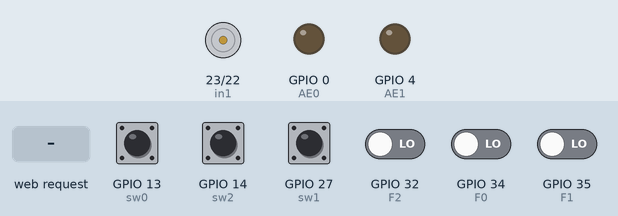
Simulated run of this sketch. Board: ESP32. On the bench: motor-driver pin pairs drawn as motors (green arrow = first pin HIGH = forward, orange = second pin HIGH = backward, longer = more drive), output pins drawn as LEDs (lit = HIGH). The test bench sets the inputs (shaded band); at power-on: GPIO 13 (sw0), GPIO 14 (sw2), GPIO 27 (sw1), GPIO 32 (F2), GPIO 34 (F0), GPIO 35 (F1) LOW. WiFi joins after 1.5 s; servers stay silent unless stated; what the sketch prints to the serial monitor is not drawn.

Above: at 2.7 s.
2.8 s: HTTP request GET /26/on received
At 3.6 s:
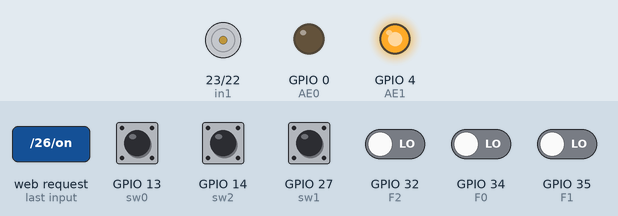
4.3 s: HTTP request GET /25/on received
At 4.7 s:
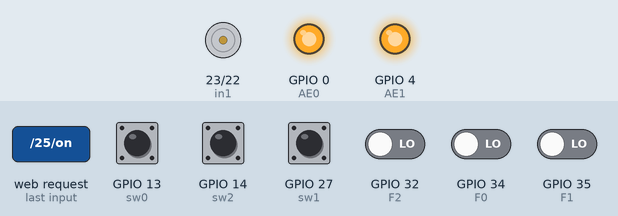
5.8 s: GPIO 27 (sw1) pulled HIGH for 0.15 s
At 5.87 s:
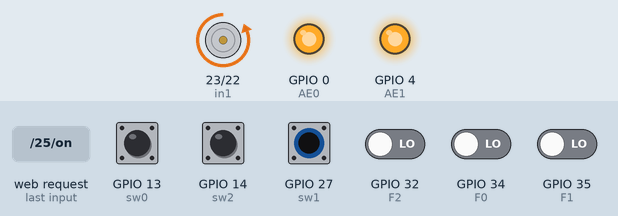
7.4 s: HTTP request GET /26/off received
At 8.3 s:
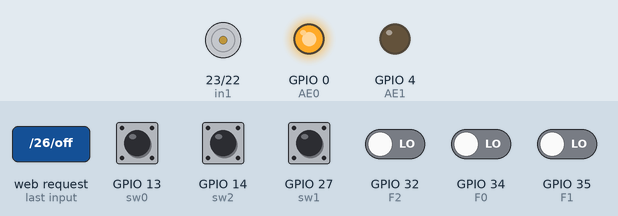
8.9 s: GPIO 13 (sw0) pulled HIGH for 0.15 s
At 8.97 s:
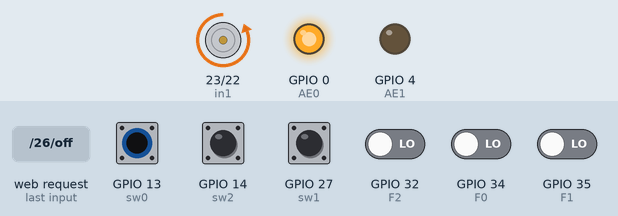
10.5 s: HTTP request GET /27/on received
At 11.9 s:
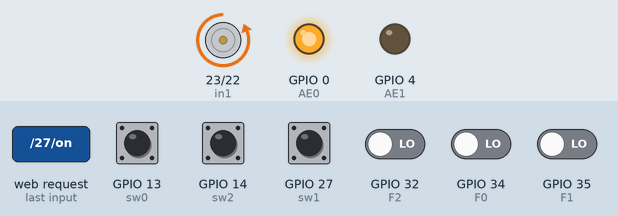
Timing chart, 0 to 13.0 s (numbered marks = the images above; inputs shaded):
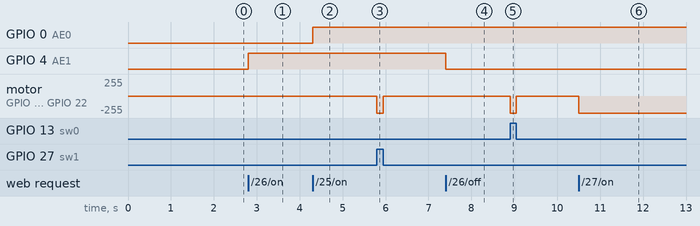

The sketch:

Assenceur-Web.ino
```cpp
// Load Wi-Fi library
#include <WiFi.h>
int in1=23; int in2=22; int in3=19; int in4=21;
int enA=4; int enB=6;
int sw0=13; int sw1=27; int sw2=14;
int F0=34; int F1=35; int F2=32;
int d1=2000;
// Replace with your network credentials
const char* ssid = "jsdjerba";
const char* password = "Hackerspace";
int E0=0; int E1=0;int E2=0;
// Set web server port number to 80
WiFiServer server(80);

// Variable to store the HTTP request
String header;

// Auxiliar variables to store the current output state
String output25State = "off";
String output26State = "off";
String output27State = "off";

// Assign output variables to GPIO pins
const int AE0 = 0;
const int AE1 = 4;
const int AE2 = 22;

// Current time
unsigned long currentTime = millis();
// Previous time
unsigned long previousTime = 0;
// Define timeout time in milliseconds (example: 2000ms = 2s)
const long timeoutTime = 2000;

void setup() {
  Serial.begin(115200);
  // Initialize the output variables as outputs
  pinMode(in1, OUTPUT);
  pinMode(in2, OUTPUT);
  pinMode(sw0, INPUT); pinMode(sw1, INPUT); pinMode(sw2, INPUT);
  pinMode(F0, INPUT); pinMode(F1, INPUT); pinMode(F2, INPUT);
  pinMode(AE0, OUTPUT);
  pinMode(AE1, OUTPUT);
  pinMode(AE2, OUTPUT);
  // Set outputs to LOW
  digitalWrite(AE0, LOW);
  digitalWrite(AE1, LOW);
  digitalWrite(AE2, LOW);

  // Connect to Wi-Fi network with SSID and password
  Serial.print("Connecting to ");
  Serial.println(ssid);
  WiFi.begin(ssid, password);
  while (WiFi.status() != WL_CONNECTED) {
    delay(500);
    Serial.print(".");
  }
  // Print local IP address and start web server
  Serial.println("");
  Serial.println("WiFi connected.");
  Serial.println("IP address: ");
  Serial.println(WiFi.localIP());
  server.begin();
}

void monter() {
digitalWrite(in1, 1);
digitalWrite(in2, 0);
}

void descendre() {
digitalWrite(in1, 0);
digitalWrite(in2, 1);

}

void stop() {
digitalWrite(in1, 0);
digitalWrite(in2, 0);

}

void loop(){

if ((digitalRead(F0)==1)||(E0==1)){
  while (digitalRead(sw0)==1)
   {descendre();  }
}else stop();

if ((digitalRead(F1)==1)||(E1==1)){
  if (digitalRead(sw2)==0){
    while (digitalRead(sw1)==1)
      {descendre();  } } else stop();  }

if ((digitalRead(F1)==1)||(E2==1)){
  if (digitalRead(sw0)==0){
    while (digitalRead(sw1)==1)
      {monter();  } } else stop();  }

if ((digitalRead(F2)==1)||(E2==1)){
  while (digitalRead(sw2)==1)
   {monter();  }
}else stop();
  WiFiClient client = server.available();   // Listen for incoming clients

  if (client) {                             // If a new client connects,
    currentTime = millis();
    previousTime = currentTime;
    Serial.println("New Client.");          // print a message out in the serial port
    String currentLine = "";                // make a String to hold incoming data from the client
    while (client.connected() && currentTime - previousTime <= timeoutTime) {  // loop while the client's connected
      currentTime = millis();
      if (client.available()) {             // if there's bytes to read from the client,
        char c = client.read();             // read a byte, then
        Serial.write(c);                    // print it out the serial monitor
        header += c;
        if (c == '\n') {                    // if the byte is a newline character
          // if the current line is blank, you got two newline characters in a row.
          // that's the end of the client HTTP request, so send a response:
          if (currentLine.length() == 0) {
            // HTTP headers always start with a response code (e.g. HTTP/1.1 200 OK)
            // and a content-type so the client knows what's coming, then a blank line:
            client.println("HTTP/1.1 200 OK");
            client.println("Content-type:text/html");
            client.println("Connection: close");
            client.println();

            // turns the GPIOs on and off
            if (header.indexOf("GET /26/on") >= 0) {
              Serial.println("GPIO AE1 on");
              output26State = "on";
              E1=1;
              digitalWrite(AE1, HIGH);
            } else if (header.indexOf("GET /26/off") >= 0) {
              Serial.println("GPIO 26 off");
              output26State = "off";
              E1=0;
              digitalWrite(AE1, LOW);
            } else if (header.indexOf("GET /27/on") >= 0) {
              Serial.println("GPIO AE2 on");
              output27State = "on";
              E2=1;
              digitalWrite(AE2, HIGH);
            } else if (header.indexOf("GET /27/off") >= 0) {
              Serial.println("GPIO AE2 off");
              output27State = "off";
              E2=0;
              digitalWrite(AE2, LOW);
            } else if (header.indexOf("GET /25/on") >= 0) {
              Serial.println("GPIO AE0 off");
              output25State = "off";
              Serial.println("GPIO AE0 on");
              E0=1;
              output25State = "on";
              digitalWrite(AE0, HIGH);
            } else if (header.indexOf("GET /25/off") >= 0) {
              digitalWrite(AE0, LOW);
              E0=0;
            }

            // Display the HTML web page
            client.println("<!DOCTYPE html><html>");
            client.println("<head><meta name=\"viewport\" content=\"width=device-width, initial-scale=1\">");
            client.println("<link rel=\"icon\" href=\"data:,\">");
            // CSS to style the on/off buttons
            // Feel free to change the background-color and font-size attributes to fit your preferences
            client.println("<style>html { font-family: Helvetica; display: inline-block; margin: 0px auto; text-align: center;}");
            client.println(".button { background-color: #4CAF50; border: none; color: white; padding: 16px 40px;");
            client.println("text-decoration: none; font-size: 30px; margin: 2px; cursor: pointer;}");
            client.println(".button2 {background-color: #555555;}</style></head>");

     // Web Page Heading
           // client.println("<body><h2>Formation I.o.T</h2>");
           // client.println("<body><h2>Commande à distance des systemes techniques</h2>");
           // client.println("<body><h1> ASSENCEUR CONNECTE </h1>");

           client.println("<body><h1> ASSENCEUR CONNECTE </h1>");
           client.println("<body><h2> Malek ABAAB </h2>");
           client.println("<body><h2> ---------------------------------------------- </h2>");


            // Display current state, and ON/OFF buttons for GPIO 26
            client.println("<p>Appel Etage 2 - Etat " + output26State + "</p>");
            // If the output26State is off, it displays the ON button
            if (output26State=="off") {
              client.println("<p><a href=\"/26/on\"><button class=\"button\">ON</button></a></p>");
            } else {
              client.println("<p><a href=\"/26/off\"><button class=\"button button2\">OFF</button></a></p>");
            }

            // Display current state, and ON/OFF buttons for GPIO 27
            client.println("<p>Appel Etage 1- Etat " + output27State + "</p>");
            // If the output27State is off, it displays the ON button
            if (output27State=="off") {
              client.println("<p><a href=\"/27/on\"><button class=\"button\">ON</button></a></p>");
            } else {
              client.println("<p><a href=\"/27/off\"><button class=\"button button2\">OFF</button></a></p>");
            }
            client.println("</body></html>");

            // Display current state, and ON/OFF buttons for GPIO 25
            client.println("<p>Appel Etage 0 - Etat  " + output25State + "</p>");
            // If the output25State is off, it displays the ON button
            if (output25State=="off") {
              client.println("<p><a href=\"/25/on\"><button class=\"button\">ON</button></a></p>");
            } else {
              client.println("<p><a href=\"/25/off\"><button class=\"button button2\">OFF</button></a></p>");
            }
            client.println("</body></html>");

            // The HTTP response ends with another blank line
            client.println();
            // Break out of the while loop
            break;
          } else { // if you got a newline, then clear currentLine
            currentLine = "";
          }
        } else if (c != '\r') {  // if you got anything else but a carriage return character,
          currentLine += c;      // add it to the end of the currentLine
        }
      }
    }
    // Clear the header variable
    header = "";
    // Close the connection
    client.stop();
    Serial.println("Client disconnected.");
    Serial.println("");
  }
}
```

Measured:
- after the input at 2.8 s, GPIO 4 (AE1): LOW → HIGH at once
- after the input at 4.3 s, GPIO 0 (AE0): LOW → HIGH at once
- after the input at 5.8 s, motor on GPIO 23 (in1) / GPIO 22 (in2): stopped → backward 255/255 at once, → stopped 0.15 s later
- after the input at 7.4 s, GPIO 4 (AE1): HIGH → LOW at once
- after the input at 8.9 s, motor on GPIO 23 (in1) / GPIO 22 (in2): stopped → backward 255/255 at once, → stopped 0.15 s later
- after the input at 10.5 s, motor on GPIO 23 (in1) / GPIO 22 (in2): stopped → backward 255/255 at once
